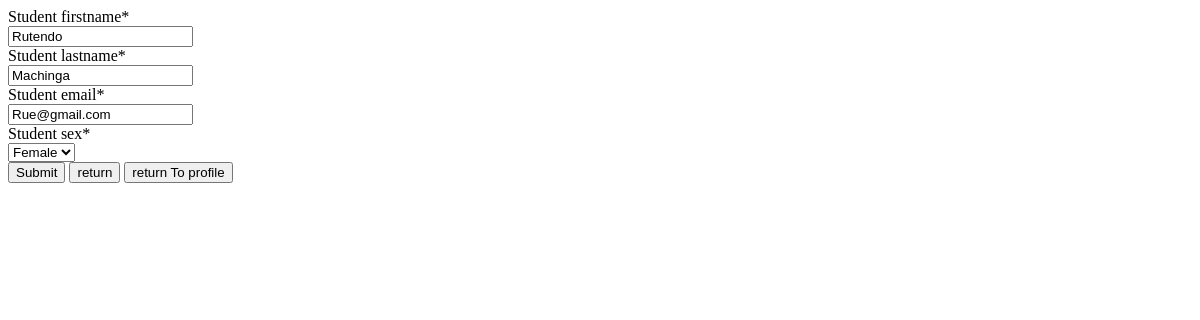
The page /update_student/120 on the database as committed earlier.
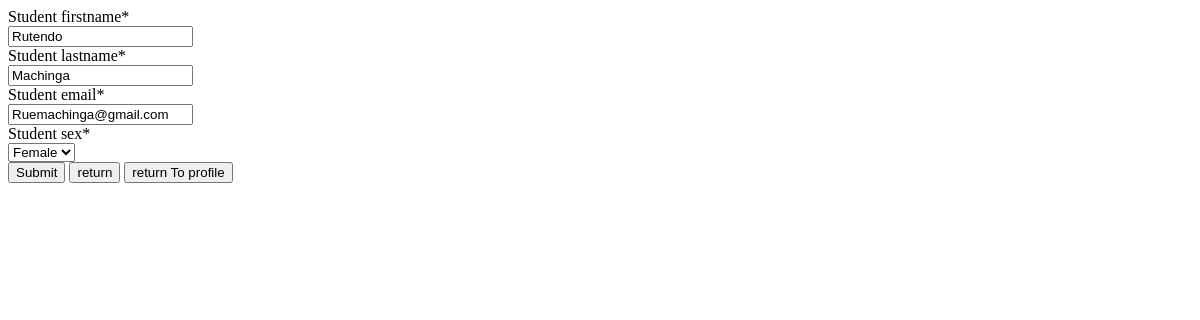
The same page on the database as committed later.
### main/models.py (models this page shows, shortened)
class students(models.Model):
    sex_choices =(
        ('Male','Male'),
        ('Female','Female')
    )
    student_firstname = models.CharField(max_length=20)
    student_lastname = models.CharField(max_length=20)
    student_email = models.EmailField(max_length=255,unique=True)
    student_regnumber = models.CharField(max_length=20,default=random_reg_number)
    student_sex = models.CharField(max_length=6,choices=sex_choices,default=sex_choices)
    date_created = models.DateTimeField(default=datetime.today)
    class Meta:
    		ordering = ['-date_created']

### main/views.py (the view)
# urls.py: path('update_student/<int:pk>',views.update_student,name="update-student"),
def update_student(request, pk):
    studentobject = students.objects.get(id=pk)
    form = studentform(instance=studentobject)
    context = {'form': form, 'studentobject': studentobject, }
    return render(request, 'main/update-student.html', context)

### main/forms.py
class studentform(forms.ModelForm):
    student_lastname = forms.CharField(
        required=True,
        widget=forms.TextInput(
        attrs={'class':'form-control' ,
               'autocomplete': 'off',
               'number':'false',
               'pattern':'[A-Za-z]',
               'title':'Enter Characters Only'}),
               min_length=3,
               )
    student_firstname= forms.CharField(
	widget=forms.TextInput(attrs={'placeholder': 'Your Name Here'}),
	min_length=3,
	required=True
    )
    class Meta:
        model = students
        fields = '__all__'
        exclude = ['student_regnumber','date_created']

### main/templates/main/update-student.html (shortened to what this page needs)
{% load crispy_forms_tags %}
<div class="container-fluid" >
    <div class="row" >
        <div class="col-xs-12 col-sm-6 col-md-6">
<form method="POST" hx-post="{% url 'update-student-store' studentobject.id %}">
    {{ form|crispy }}
            <button type="submit" hx-post="{% url 'update-student-store' studentobject.id %}"
            hx-swap='innerHTML'
            hx-target="#cover"
            class="btn btn-success">
            Submit
            </button>
            <button hx-get="{% url 'home' %}"
                            hx-swap='innerHTML'
                            hx-target="#body"
                            class="btn btn-info">
                            return
            </button>
                <button
                hx-get="{% url 'student-detail' studentobject.id %}"
                hx-swap='innerHTML'
                hx-target="#cover"
                class="btn btn-info">
                return To profile
                </button>
</div>
</div>
</div>

Rows that differ between the two databases and show on the page:
changed students "Rutendo": student_email "Rue@gmail.com" → "Ruemachinga@gmail.com"
